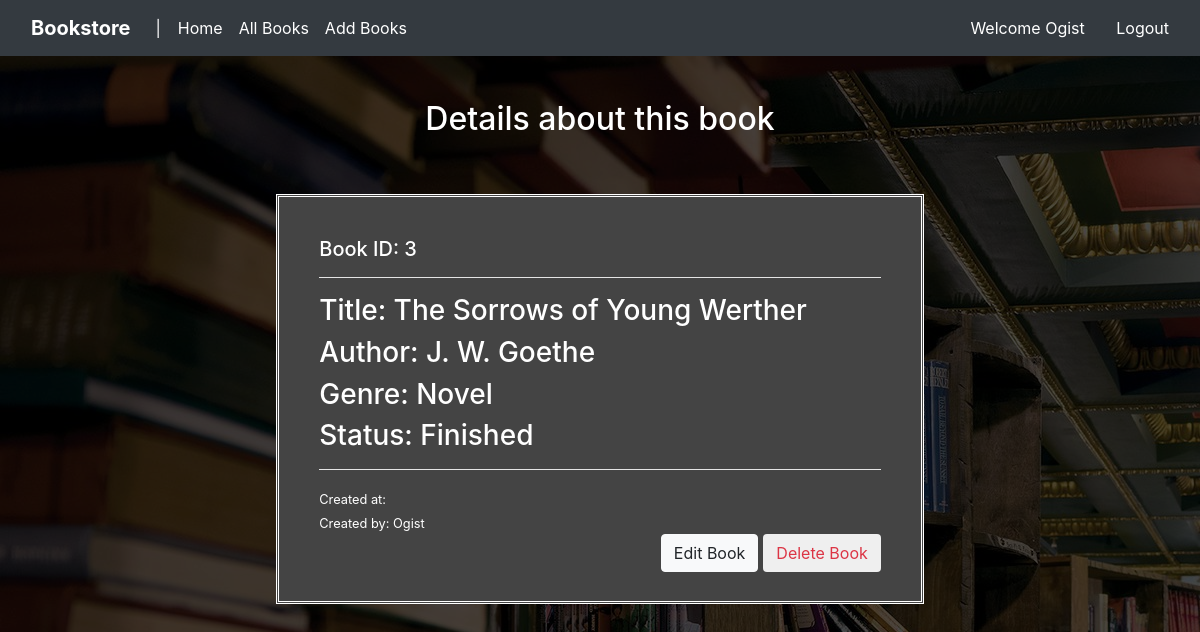
The app's page /show/showBook/3 (signed in) with its own data.
### tables this page shows
CREATE TABLE books_ogist(

           `id` INT UNSIGNED NOT NULL PRIMARY KEY AUTO_INCREMENT,
           `title` VARCHAR(255) NOT NULL,
           `author` VARCHAR(255) NOT NULL,
           `genre` ENUM('Philosophy', 'Novel', 'Drama', 'Romance', 'Adventure', 'Fantasy'),
           `status` ENUM('Finished', 'Not Started', 'Reading', 'Dropped'),
           `created_at` TIMESTAMP,
    	   `updated_at` TIMESTAMP,
    	   `username` VARCHAR(255),
    	   FOREIGN KEY (`username`) REFERENCES `users`(`username`)	
    	   );

### controllers/show.php (called while the page is built, shortened)
<?php
class Show extends Controller
{
	public function showBook(){
			$viewmodel = new ShowModel();
		$this->returnView($viewmodel->showBook(), true);
	}
}

### classes/Model.php (called while the page is built, shortened)
<?php
abstract class Model
{
	protected $dbh, $stmt;
	public function __construct(){
		try{
			$this->dbh = new PDO("mysql:host=" . DB_HOST . ';dbname=' . DB_NAME, DB_USER, DB_PASSWORD);
			$this->dbh->setAttribute(PDO::ATTR_ERRMODE, PDO::ERRMODE_EXCEPTION);
		} catch (PDOException $e){
			die($e->getMessage());
		}
	}
	public function execute(){
		$this->stmt->execute();
	}
	public function query($query){
		$this->stmt = $this->dbh->prepare($query);
	}
	public function single(){
		$this->execute();
		return $this->stmt->fetch(PDO::FETCH_ASSOC);
	}
}

### models/show.php (called while the page is built, shortened)
<?php
class ShowModel extends Model
{
	public function showBook(){
				$id = $_GET['id'];
				$username = $_SESSION['user_data']['username'];
				$this->query("SELECT * FROM books_{$username} WHERE id = '$id'");
				$rows = $this->single();
				return $rows;
			}
			}

### views/show/showBook.php (the view, shortened to what this page needs)
<h2 align="center">Details about this book</h2><br><br>
	<div class="container">
		<div class="col-md-7 mx-auto" id="bs">
			<h5>Book ID: <?= $viewmodel['id']; ?></h5><hr>
			<h3>Title: <?= $viewmodel['title']; ?></h3>
			<h3>Author: <?= $viewmodel['author']; ?></h3>
			<h3>Genre: <?= $viewmodel['genre']; ?></h3>
			<h3>Status: <?= $viewmodel['status']; ?></h3><hr>
			<small>Created at: <?= $viewmodel['created_at']; ?></small><br>
			<small>Created by: <?= $viewmodel['username']; ?></small>
	       <form method="post" action="<?php $_SERVER['PHP_SELF'];?>">
				<?php if(isset($_SESSION['is_logged_in'])) : ?>
		       	    <input onclick="return confirm_delete()" class="btn btn-default float-right text-danger" type="submit" name="delete" value="Delete Book">
			     	<a class="btn btn-light float-right" id="eb" href="<?php ROOT_URL?>/Bookstore/show/update/<?= $viewmodel['id'];?>">Edit Book</a>
     			<?php endif; ?>
        </form>
		</div>
	</div>

### assets/css/style.css (style rules this page uses)
body { background: linear-gradient( rgba(0, 0, 0, 0.7), rgba(0, 0, 0, 0.7) ), url("bookstore.jpg"); color:white; padding-top: 100px; }
#eb { margin-right: 5px; }
#bs { border: double white; border-width: 3px; background: #444444; height: 410px; padding: 40px; }
hr { background-color: white; }

### records on screen
books_ogist: id "3", title "The Sorrows of Young Werther", author "J. W. Goethe", genre "Novel", status "Finished", username "Ogist"

### other values on screen
$_SESSION['user_data']['username'] "Ogist"
